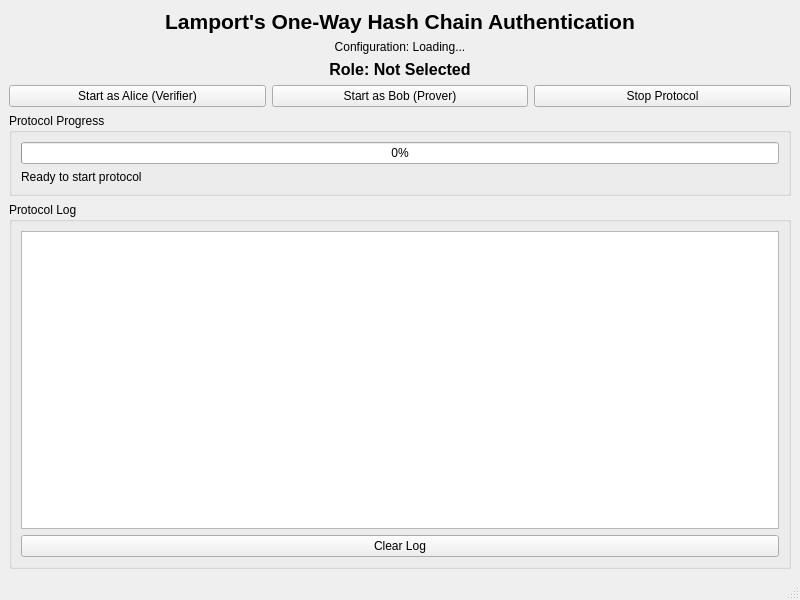
<?xml version="1.0" encoding="UTF-8"?>
<ui version="4.0">
 <class>MainWindow</class>
 <widget class="QMainWindow" name="MainWindow">
  <property name="geometry">
   <rect>
    <x>0</x>
    <y>0</y>
    <width>800</width>
    <height>600</height>
   </rect>
  </property>
  <property name="windowTitle">
   <string>Lamport's Hash Chain Authentication Protocol</string>
  </property>
  <widget class="QWidget" name="centralwidget">
   <layout class="QVBoxLayout" name="verticalLayout">
    <item>
     <widget class="QLabel" name="lblTitle">
      <property name="font">
       <font>
        <pointsize>16</pointsize>
        <bold>true</bold>
       </font>
      </property>
      <property name="text">
       <string>Lamport's One-Way Hash Chain Authentication</string>
      </property>
      <property name="alignment">
       <set>Qt::AlignCenter</set>
      </property>
     </widget>
    </item>
    <item>
     <widget class="QLabel" name="lblConfig">
      <property name="text">
       <string>Configuration: Loading...</string>
      </property>
      <property name="alignment">
       <set>Qt::AlignCenter</set>
      </property>
     </widget>
    </item>
    <item>
     <widget class="QLabel" name="lblRole">
      <property name="font">
       <font>
        <pointsize>12</pointsize>
        <bold>true</bold>
       </font>
      </property>
      <property name="text">
       <string>Role: Not Selected</string>
      </property>
      <property name="alignment">
       <set>Qt::AlignCenter</set>
      </property>
     </widget>
    </item>
    <item>
     <layout class="QHBoxLayout" name="horizontalLayout">
      <item>
       <widget class="QPushButton" name="btnStartAlice">
        <property name="text">
         <string>Start as Alice (Verifier)</string>
        </property>
       </widget>
      </item>
      <item>
       <widget class="QPushButton" name="btnStartBob">
        <property name="text">
         <string>Start as Bob (Prover)</string>
        </property>
       </widget>
      </item>
      <item>
       <widget class="QPushButton" name="btnStop">
        <property name="text">
         <string>Stop Protocol</string>
        </property>
       </widget>
      </item>
     </layout>
    </item>
    <item>
     <widget class="QGroupBox" name="groupBox">
      <property name="title">
       <string>Protocol Progress</string>
      </property>
      <layout class="QVBoxLayout" name="verticalLayout_2">
       <item>
        <widget class="QProgressBar" name="progressBar">
         <property name="value">
          <number>0</number>
         </property>
        </widget>
       </item>
       <item>
        <widget class="QLabel" name="lblProgress">
         <property name="text">
          <string>Ready to start protocol</string>
         </property>
        </widget>
       </item>
      </layout>
     </widget>
    </item>
    <item>
     <widget class="QGroupBox" name="groupBox_2">
      <property name="title">
       <string>Protocol Log</string>
      </property>
      <layout class="QVBoxLayout" name="verticalLayout_3">
       <item>
        <widget class="QTextEdit" name="txtLog">
         <property name="readOnly">
          <bool>true</bool>
         </property>
        </widget>
       </item>
       <item>
        <widget class="QPushButton" name="btnClear">
         <property name="text">
          <string>Clear Log</string>
         </property>
        </widget>
       </item>
      </layout>
     </widget>
    </item>
   </layout>
  </widget>
  <widget class="QMenuBar" name="menubar">
   <property name="geometry">
    <rect>
     <x>0</x>
     <y>0</y>
     <width>800</width>
     <height>21</height>
    </rect>
   </property>
  </widget>
  <widget class="QStatusBar" name="statusbar"/>
 </widget>
 <resources/>
 <connections/>
</ui>
